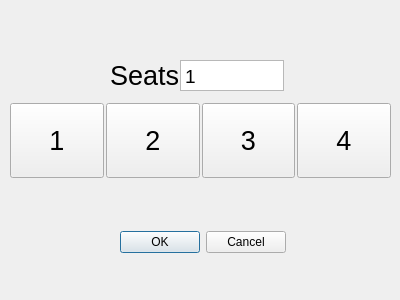
<?xml version="1.0" encoding="UTF-8"?>
<ui version="4.0">
 <class>OpenTableDialog</class>
 <widget class="QDialog" name="OpenTableDialog">
  <property name="geometry">
   <rect>
    <x>0</x>
    <y>0</y>
    <width>400</width>
    <height>300</height>
   </rect>
  </property>
  <property name="minimumSize">
   <size>
    <width>0</width>
    <height>0</height>
   </size>
  </property>
  <property name="maximumSize">
   <size>
    <width>400</width>
    <height>300</height>
   </size>
  </property>
  <property name="windowTitle">
   <string>Dialog</string>
  </property>
  <widget class="QLabel" name="label">
   <property name="geometry">
    <rect>
     <x>110</x>
     <y>60</y>
     <width>71</width>
     <height>31</height>
    </rect>
   </property>
   <property name="font">
    <font>
     <pointsize>20</pointsize>
    </font>
   </property>
   <property name="text">
    <string>Seats: </string>
   </property>
  </widget>
  <widget class="QPlainTextEdit" name="TextInput">
   <property name="geometry">
    <rect>
     <x>180</x>
     <y>60</y>
     <width>104</width>
     <height>31</height>
    </rect>
   </property>
   <property name="font">
    <font>
     <pointsize>14</pointsize>
    </font>
   </property>
   <property name="verticalScrollBarPolicy">
    <enum>Qt::ScrollBarPolicy::ScrollBarAlwaysOff</enum>
   </property>
   <property name="horizontalScrollBarPolicy">
    <enum>Qt::ScrollBarPolicy::ScrollBarAlwaysOff</enum>
   </property>
   <property name="plainText">
    <string>1</string>
   </property>
  </widget>
  <widget class="QWidget" name="horizontalLayoutWidget">
   <property name="geometry">
    <rect>
     <x>10</x>
     <y>100</y>
     <width>381</width>
     <height>81</height>
    </rect>
   </property>
   <layout class="QHBoxLayout" name="horizontalLayout">
    <property name="spacing">
     <number>2</number>
    </property>
    <item>
     <widget class="QPushButton" name="one">
      <property name="minimumSize">
       <size>
        <width>0</width>
        <height>75</height>
       </size>
      </property>
      <property name="maximumSize">
       <size>
        <width>200</width>
        <height>16777215</height>
       </size>
      </property>
      <property name="font">
       <font>
        <pointsize>20</pointsize>
       </font>
      </property>
      <property name="text">
       <string>1</string>
      </property>
     </widget>
    </item>
    <item>
     <widget class="QPushButton" name="two">
      <property name="minimumSize">
       <size>
        <width>0</width>
        <height>75</height>
       </size>
      </property>
      <property name="maximumSize">
       <size>
        <width>200</width>
        <height>16777215</height>
       </size>
      </property>
      <property name="font">
       <font>
        <pointsize>20</pointsize>
       </font>
      </property>
      <property name="text">
       <string>2</string>
      </property>
     </widget>
    </item>
    <item>
     <widget class="QPushButton" name="three">
      <property name="minimumSize">
       <size>
        <width>0</width>
        <height>75</height>
       </size>
      </property>
      <property name="maximumSize">
       <size>
        <width>200</width>
        <height>16777215</height>
       </size>
      </property>
      <property name="font">
       <font>
        <pointsize>20</pointsize>
       </font>
      </property>
      <property name="text">
       <string>3</string>
      </property>
     </widget>
    </item>
    <item>
     <widget class="QPushButton" name="four">
      <property name="minimumSize">
       <size>
        <width>0</width>
        <height>75</height>
       </size>
      </property>
      <property name="maximumSize">
       <size>
        <width>200</width>
        <height>16777215</height>
       </size>
      </property>
      <property name="font">
       <font>
        <pointsize>20</pointsize>
       </font>
      </property>
      <property name="text">
       <string>4</string>
      </property>
     </widget>
    </item>
   </layout>
  </widget>
  <widget class="QDialogButtonBox" name="buttonBox">
   <property name="geometry">
    <rect>
     <x>120</x>
     <y>230</y>
     <width>166</width>
     <height>24</height>
    </rect>
   </property>
   <property name="standardButtons">
    <set>QDialogButtonBox::StandardButton::Cancel|QDialogButtonBox::StandardButton::Ok</set>
   </property>
  </widget>
 </widget>
 <resources/>
 <connections/>
</ui>
